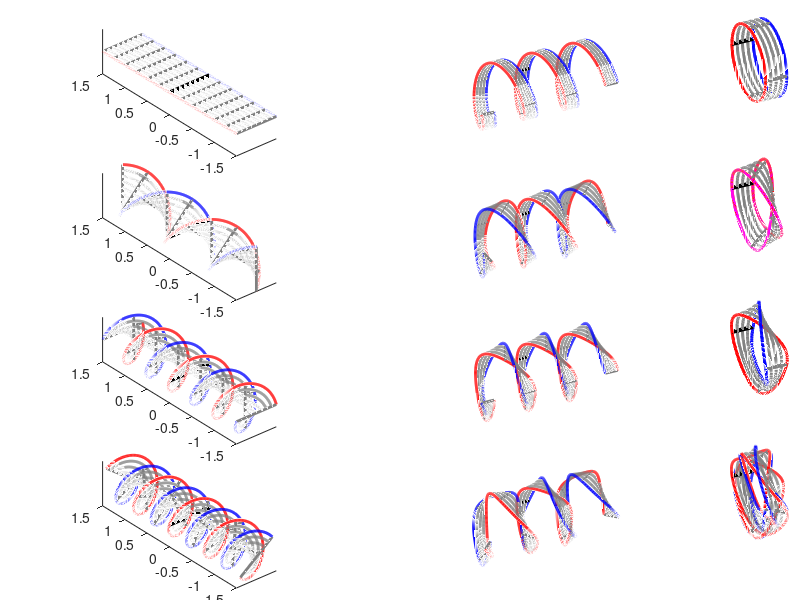
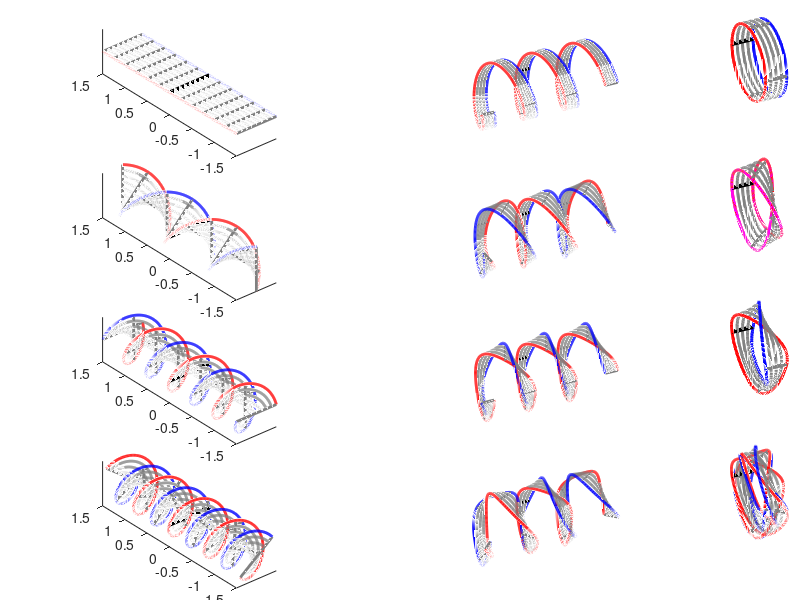

These figures' MATLAB source, in order:

a=4;
b=3;
max=1+2;
figure(1);clf;
for l1=1:a
    for l2=1:b
        
        switch l1
            case 2
                beta=max*pi;
            case 3
                beta=2*max*pi;
            case 4
                beta=2.53*max*pi;
            otherwise
                beta=0;
        end
        ratio=2;
        if l2==1
            ratio=4;
        end
        % subplot(a,b,(l1-1)*b+l2)
                sp=0.02;

        wi=(1-2.3*sp)/2.2;he=(1-2*sp)/4;
        wi2=wi;
        he2=he;
        addme=0;
        if l2==3
           wi2=wi/3.5;  
           %he2=he2/2;
           addme=he/6;
                      ratio=1;

        end
        %wi=3;he=2;
        pos=[sp+(l2-1)*(wi) sp+(4-l1)*(he)+addme wi2 he2];
        subplot('Position',pos)
        
        incx=1/256;
        x=(-max/2):incx:max/2;
        zo=beta*x/max;
        
        y=cos(x*2*pi);
        z=sin(x*2*pi);
        
        
        
        iic=0.3;
        
        is=iic/2;
        if l2==1
            is=is/2;
            
        end
        for l3=-iic:is:iic
            %             zo=((l3+iic)/2*iic)*2*pi;
            if l2==3
                x=0*x;
            end
            x2=x;
            y2=y;
            z2=z;
            if l2==1
                x2=0;
                y2=x;
                % zo=beta*y/max;
                
                z2=0;
                %  zo=beta*y/max;
                
            end
            
            if l2==1
                s=1*l3*sin(1*zo);
                
                x2=x2+l3*cos(1*zo);
                
                y2=y2;
                z2=z2+s;
            else
                s=1*l3*sin(1*zo);
                
                x2=x2+l3*cos(1*zo)/ratio;
                
                y2=y2-s.*y;
                z2=z2+s.*z;
            end
            lww=2;
            main_col=[0.5 0.5 0.5];
            if iic>=(abs(l3)+0.001)
                if abs(l3)>0.01
                    plot3(x2,y2,z2,'color',main_col,'linewidth',lww);hold on
                else
                    plot3(x2,y2,z2,'color',main_col,'linewidth',lww);hold on
                    
                end
            else
                if l3>0
                    blue='b-';
                    if l2==3
                        if l1==2
                            blue='m';
                        end
                    end
                    plot3(x2,y2,z2,blue,'linewidth',lww);hold on
                    stx=x2;
                    sty=y2;
                    stz=z2;
                else
                    %                     if l2==3
                    %                         plot3(x2,y2,z2,'r-');hold on
                    %                     else
                    plot3(x2,y2,z2,'r-','linewidth',lww);hold on
                    
                    %                     end
                    enx=x2;
                    eny=y2;
                    enz=z2;
                end
            end
        end
        list=1:64:size(enx,2);
        for loperpendicular=list
            %             if loperpendicular==(size(list,2)-1)/2
            %                 col='k';al=2;
            %             else
            col=main_col;al=lww;
            %             end
            plot3([stx(1,loperpendicular) enx(end,loperpendicular)],[sty(1,loperpendicular) eny(end,loperpendicular)],[stz(1,loperpendicular) enz(end,loperpendicular)] ,'color',col,'linewidth',al);hold on
            
        end
        list=(size(enx,2)-1)/2+1;
        for loperpendicular=list
            %             if loperpendicular==(size(list,2)-1)/2
            col='k';al=lww*1.5;
            %             else
            %               col=main_col;al=1;
            %             end
            plot3([stx(1,loperpendicular) enx(end,loperpendicular)],[sty(1,loperpendicular) eny(end,loperpendicular)],[stz(1,loperpendicular) enz(end,loperpendicular)] ,'color',col,'linewidth',al);hold on
            
        end
        %          x=[x fliplr(x)+iic x(1,1)];
        %         y=[y fliplr(y) y(1,1)];
        %         z=[z fliplr(z) z(1,1)];
        %         plot3(x,y,z,'b-'); hold on
        tk=1.3;
        
        if l2==2
            axis([-max/2-tk+1 max/2+tk-1 -tk tk -tk tk])
            
        xticks([-1.5 -1 -0.5 0 0.5 1 1.5])
        yticks([])
        zticks([])
                pbaspect([ratio 1 1])
         axis('off')

        end
        if l2==3
            axis([-0.4 0.4  -tk tk -tk tk])
        xticks([ ])
        yticks([])
        zticks([])
         axis('off')
                 pbaspect([0.3 1 1])

        end
        tk2=iic;
        view([-25 31])
        
        if l2==1
            pbaspect([1 ratio 1])
            view([-40 31])
            
            axis([-tk2 tk2  -max/2 max/2 -tk2 tk2])
              xticks([])
        yticks([-1.5 -1 -0.5 0 0.5 1 1.5])
        zticks([])
        end
%         if l2==3
%             view([-37 31])
%                     view([-15 31])
% 
%         end
       % axis('off')
      
        %  print('-depsc',['./moebius_' num2str(l1) '_' num2str(l2) '.eps']);%%DEVEL
        
    end
end
print('-depsc',['./Fig_Smoebius.eps']);%%DEVEL
print('-painters','-depsc',['./Fig_Smoebius_new_rendering.eps']);%%DEVEL


%print('-fillpage','-dpdf',['./moebius.pdf']);%%DEVEL
